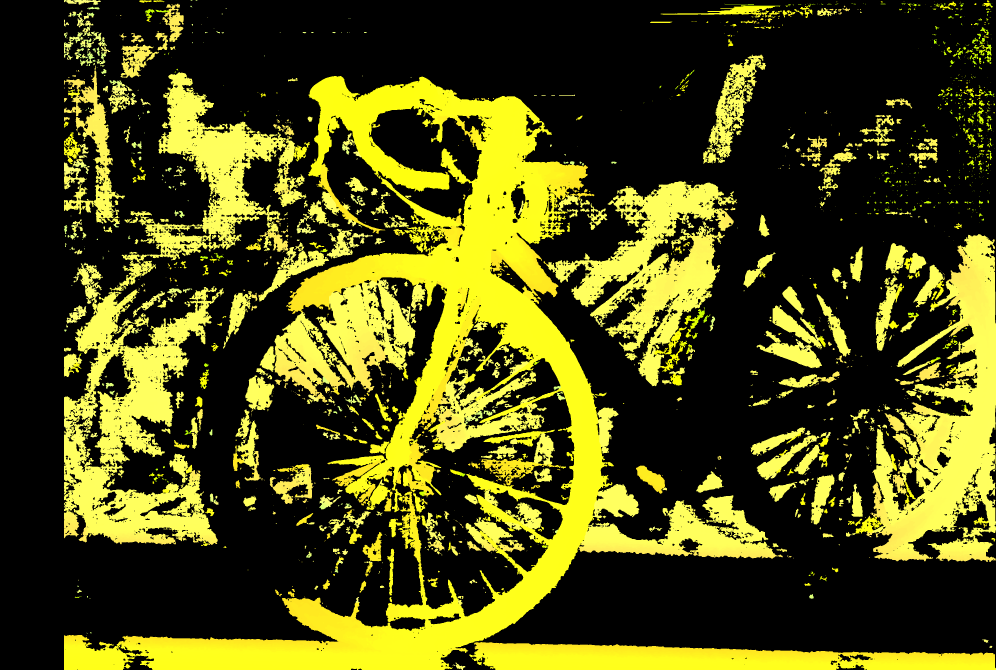
#> input picture main/down/img_0_uint8_2008x2988x3.png, 2988 x 2008 px, given in place of video.mp4, which was not available (shown at 1/3 size)
$ python temp.py
#> lines starting #> are read from the running program, lines starting #| are printed output that depends on the picture; after the words box and inside, x2 and y2 are one past the last pixel; in counts of white or black regions, pixels touching at a corner belong together; long printed decimals are rounded; pictures that were not available may be replaced by others from this repository, and a replacement may not be noted
### main/tools/disparity_map.py
import cv2
import numpy as np

from config import (
    MODE,

    FOCAL_LENGTH,
    BASELINE,
    DISPARITY_OFFSET,

    LEFT_IMAGE,
    RIGHT_IMAGE )


# =========================
# SGBM CONFIG
# =========================
stereo = cv2.StereoSGBM_create(
    minDisparity      = 0,
    numDisparities    = 16 * 8,     # 192 — must be divisible by 16
    blockSize         = 5,
    P1                = 8  * 3 * 5 ** 2,
    P2                = 32 * 3 * 5 ** 2,
    disp12MaxDiff     = 1,
    uniquenessRatio   = 10,
    speckleWindowSize = 100,
    speckleRange      = 32,
    mode              = cv2.STEREO_SGBM_MODE_SGBM,   # faster than default MODE_HH
)

def disparity_n_depth_map(
    left:    np.ndarray,
    right:   np.ndarray,
    colored: bool = False,
    scale:   float = 0.8,
    gray: bool = False

):
    """
    Compute disparity and metric depth map.

    Speed knobs
    -----------
    scale : resize both frames before SGBM, then upscale result back.
            0.5 => ~4x fewer pixels -> big FPS boost with small quality loss.
    """
    h, w = left.shape[:2]

    if gray:
        left = cv2.cvtColor(left, cv2.COLOR_BGR2GRAY)
        right = cv2.cvtColor(right, cv2.COLOR_BGR2GRAY)
    if scale != 1.0:
        dsize  = (int(w * scale), int(h * scale))
        left = cv2.resize(left, dsize, interpolation=cv2.INTER_LINEAR)
        right = cv2.resize(right, dsize, interpolation=cv2.INTER_LINEAR)

    disparity = stereo.compute(left, right).astype(np.float32) / 16.0

    if scale != 1.0:
        disparity = cv2.resize(disparity, (w, h), interpolation=cv2.INTER_LINEAR)
        disparity /= scale

    # ── Depth ──────────────────────────────────────────────────────────────────
    valid_mask = disparity > 0
    depth = np.zeros_like(disparity, dtype=np.float32)
    depth[valid_mask] = (FOCAL_LENGTH * BASELINE) / (
        disparity[valid_mask] + DISPARITY_OFFSET
    )
    depth[~np.isfinite(depth)] = 0

    # Normalize disparity for display
    disparity_display = cv2.normalize(
        disparity,
        None,
        0,
        255,
        cv2.NORM_MINMAX
    ).astype(np.uint8)

    if colored:
        # Apply color map
        disparity_display = cv2.applyColorMap(
            disparity_display,
            cv2.COLORMAP_JET
        )


    return disparity_display, depth

# [35 lines left out: function automatic_grabcut, not called in this run]

### main/temp.py
from time import time
import cv2
import numpy as np
from tools.disparity_map import disparity_n_depth_map

kernel = np.ones((5, 5), np.uint8)


def add_HSV_filter(frame):
    blur = cv2.GaussianBlur(frame, (7, 7), 0)
    hsv = cv2.cvtColor(blur, cv2.COLOR_BGR2HSV)

    mask = cv2.inRange(hsv, (0, 80, 50), (179, 255, 255))
    mask = cv2.morphologyEx(mask, cv2.MORPH_OPEN, kernel, iterations=1)
    mask = cv2.morphologyEx(mask, cv2.MORPH_CLOSE, kernel, iterations=2)

    return mask


def find_object(frame, mask):
    contours, _ = cv2.findContours(
        mask.copy(),
        cv2.RETR_EXTERNAL,
        cv2.CHAIN_APPROX_SIMPLE
    )

    if not contours:
        return None, None

    c = max(contours, key=cv2.contourArea)

    if cv2.contourArea(c) < 300:
        return None, None

    x, y, w, h = cv2.boundingRect(c)
    center = (x + w // 2, y + h // 2)

    cv2.rectangle(frame, (x, y), (x + w, y + h), (0, 255, 255), 2)
    cv2.circle(frame, center, 5, (0, 0, 0), -1)

    return center, ((x, y), (x + w, y + h))


cap = cv2.VideoCapture("assest/video.mp4")

frame_count = 0
start = time()

while True:
    frame_count += 1

    ret, frame = cap.read()
#> frame is the input picture: shape (2008, 2988, 3); mean B, G, R 19.6, 76.8, 77.6
    if not ret:
        break

    h, w = frame.shape[:2]
    half = w // 2

    frame_left = frame[:, :half]
    frame_right = frame[:, half:]

    mask_left = add_HSV_filter(frame_left)
#> in add_HSV_filter, `mask = cv2.inRange(hsv, (0, 80, 50), (179, 255, 255))`:
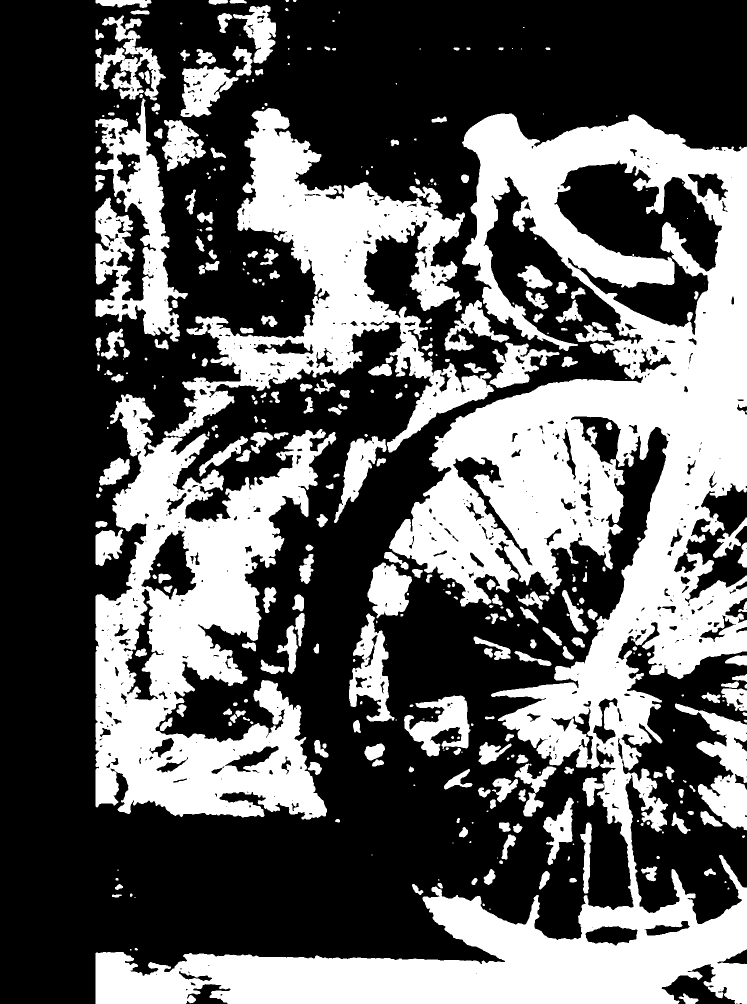
#> mask: shape (2008, 1494) (shown at 1/2 size); 37.2% white; 398 white regions (106 under 20 px), largest, box (x1, y1, x2, y2) and area: (191, 227, 1494, 2008) 593024, (191, 788, 673, 1639) 196266, (328, 216, 988, 905) 129293
    mask_right = add_HSV_filter(frame_right)

    center_r, box_r = find_object(frame_right, mask_right)
#> in find_object, `contours, _ = cv2.findContours( mask.copy(), cv2.RETR_EXTERNAL, cv2.CH..`: contours = 170 contours, 15 with area under 20; largest, box (x1, y1, x2, y2) and area: (0, 287, 855, 1897) 396920, (1023, 702, 1494, 1686) 234954, (136, 543, 716, 1159) 163752, (0, 1928, 1494, 2008) 90900, (614, 164, 804, 490) 25990
#> in find_object, `c = max(contours, key=cv2.contourArea)`: c = contour of 1821 points, box (x1, y1, x2, y2) (0, 287, 855, 1897), area 396920
#> in find_object, `x, y, w, h = cv2.boundingRect(c)`: x = 0; y = 287; w = 855; h = 1610
#> in find_object, `center = (x + w // 2, y + h // 2)`: center = (427, 1092)
#> in find_object, `cv2.rectangle(frame, (x, y), (x + w, y + h), (0, 255, 255), 2)`:
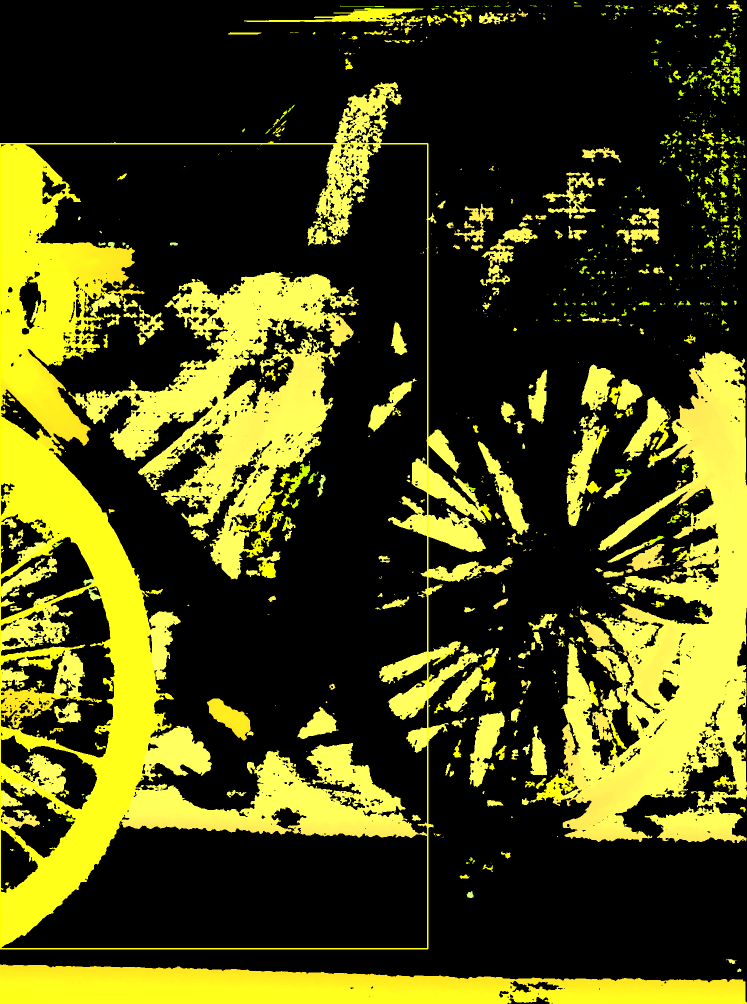
#> frame: shape (2008, 1494, 3) (shown at 1/2 size); mean B, G, R 18.7, 72.2, 72.9
#> center_r = (427, 1092); box_r = ((0, 287), (855, 1897))
    center_l, _ = find_object(frame_left, mask_left)
#> in find_object (call 2), `contours, _ = cv2.findContours( mask.copy(), cv2.RETR_EXTERNAL, cv2.CH..`: contours = 115 contours, 4 with area under 20; largest, box (x1, y1, x2, y2) and area: (191, 216, 1494, 2008) 1129085, (191, 204, 375, 683) 47110, (1350, 1349, 1494, 1660) 18474, (362, 11, 552, 234) 14768, (191, 34, 330, 222) 11934
#> in find_object (call 2), `c = max(contours, key=cv2.contourArea)`: c = contour of 7853 points, box (x1, y1, x2, y2) (191, 216, 1494, 2008), area 1129085
#> in find_object (call 2), `x, y, w, h = cv2.boundingRect(c)`: x = 191; y = 216; w = 1303; h = 1792
#> in find_object (call 2), `center = (x + w // 2, y + h // 2)`: center = (842, 1112)
#> in find_object (call 2), `cv2.circle(frame, center, 5, (0, 0, 0), -1)`:
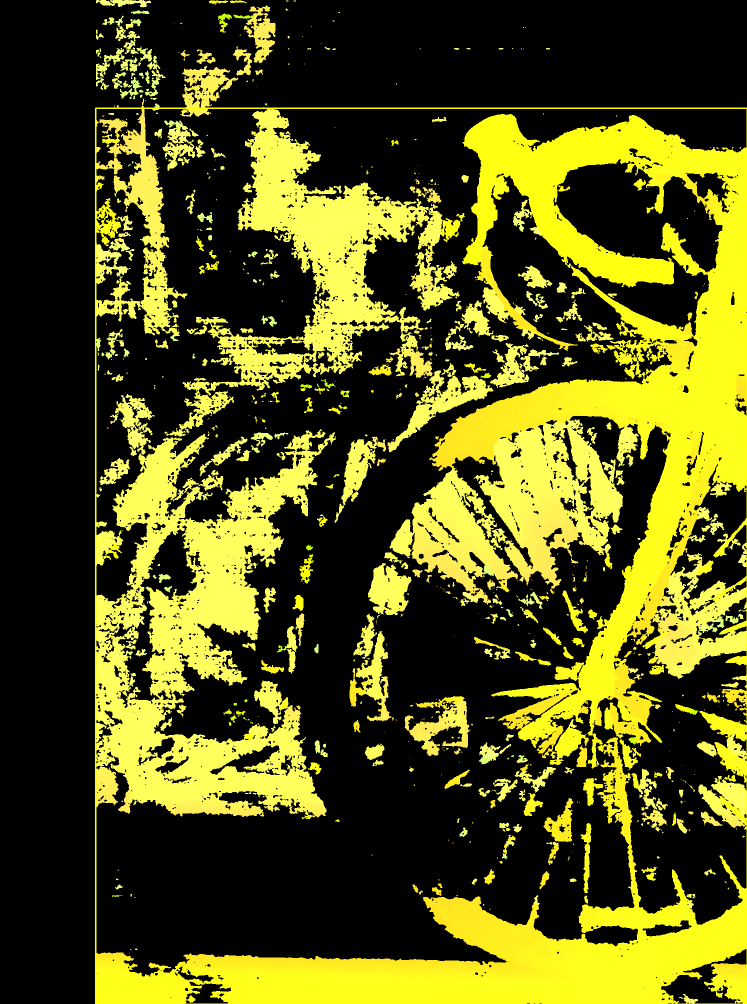
#> frame: shape (2008, 1494, 3) (shown at 1/2 size); mean B, G, R 20.4, 82.9, 84
#> center_l = (842, 1112)

    _, depth_map = disparity_n_depth_map(mask_left, mask_right, True)
#> in disparity_n_depth_map, `disparity_display = cv2.applyColorMap( disparity_display, cv2.COLORMAP..`:
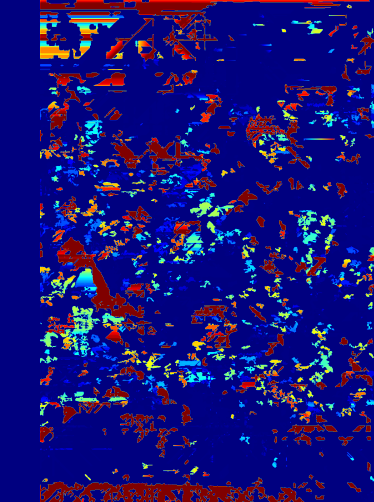
#> disparity_display: shape (2008, 1494, 3) (shown at 1/4 size); mean B, G, R 120.6, 18.1, 25

    if center_r is None or center_l is None:
        cv2.putText(
            frame_right,
            "TRACKING LOST",
            (75, 50),
            cv2.FONT_HERSHEY_SIMPLEX,
            0.7,
            (0, 0, 255),
            2
        )

    else:
        (x1, y1), (x2, y2) = box_r
#> x1 = 0; y1 = 287; x2 = 855; y2 = 1897

        roi = depth_map[y1:y2, x1:x2]
        roi_mask = mask_right[y1:y2, x1:x2]
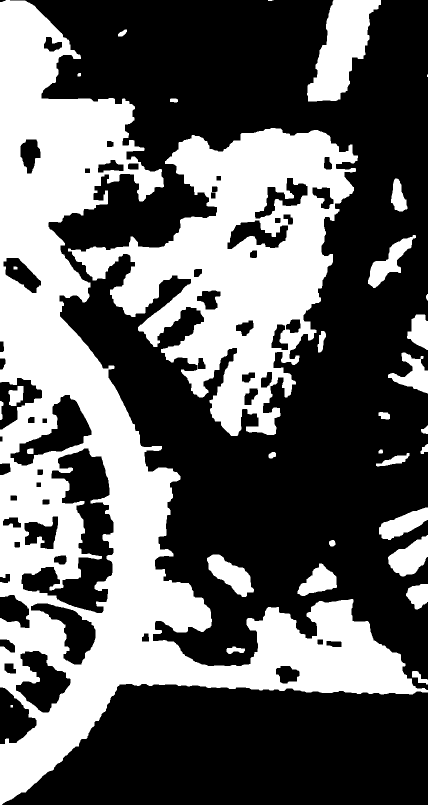
#> roi_mask: shape (1610, 855) (shown at 1/2 size); 39.1% white; 33 white regions (2 under 20 px), largest, box (x1, y1, x2, y2) and area: (0, 0, 855, 1610) 340412, (136, 256, 716, 872) 151655, (614, 0, 762, 203) 16177

        values = roi[roi_mask > 0]
        values = values[np.isfinite(values)]
        values = values[values > 0]

        depth = np.percentile(values, 50) if values.size else None
#> depth = 69.66

        cv2.putText(
            frame_right,
            f"Distance: {round(depth, 2) if depth else 'NaN'} cm",
            (200, 50),
            cv2.FONT_HERSHEY_SIMPLEX,
            0.7,
            (124, 252, 0),
            2
        )

        print("Depth:", depth)
#| Depth: 69.656

    cv2.imshow("RIGHT CAMERA", frame_right)

    if cv2.waitKey(1) & 0xFF == ord("q"):
#> (key q is pressed here)
        elapsed = time() - start

        print(
            f"\nFrames: {frame_count}"
            f"\nTime: {elapsed:.2f}s"
            f"\nFPS: {frame_count / elapsed:.2f}"
        )
        break

cv2.destroyAllWindows()

$ run again, on main/down/img_1_uint8_2008x2988x3.png
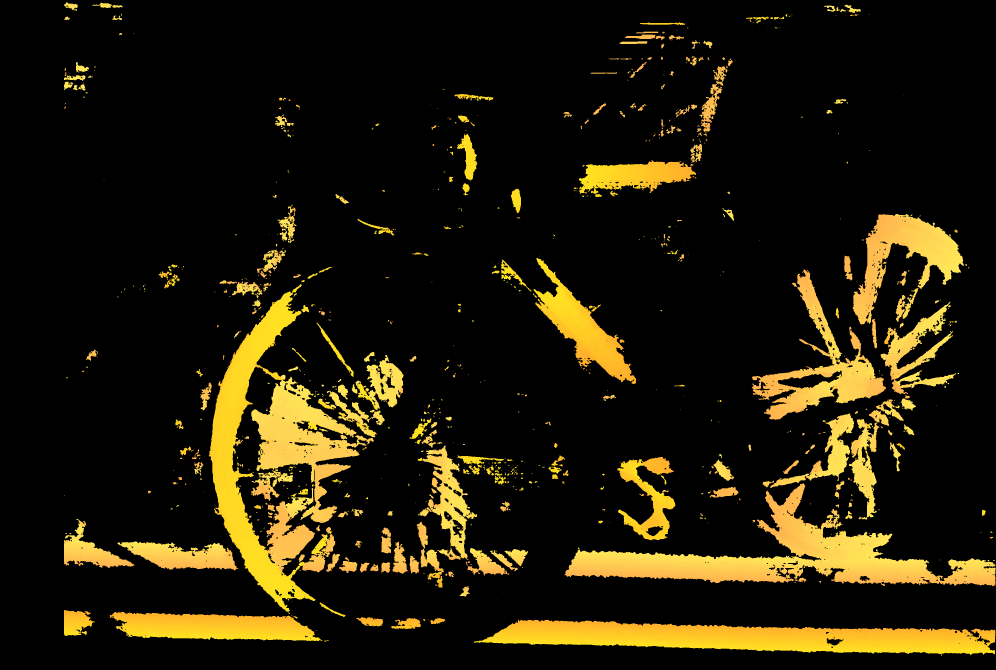
#> input picture main/down/img_1_uint8_2008x2988x3.png, 2988 x 2008 px, given in place of video.mp4, which was not available (shown at 1/3 size)
#> frame is the input picture: shape (2008, 2988, 3); mean B, G, R 8.5, 27.5, 34
#> hsv: shape (2008, 1494, 3); mean H, S, V 3.6, 30.2, 28.5
#> hsv: shape (2008, 1494, 3); mean H, S, V 4.5, 38.7, 39.5
#> in add_HSV_filter (call 2), `mask = cv2.morphologyEx(mask, cv2.MORPH_CLOSE, kernel, iterations=2)`:
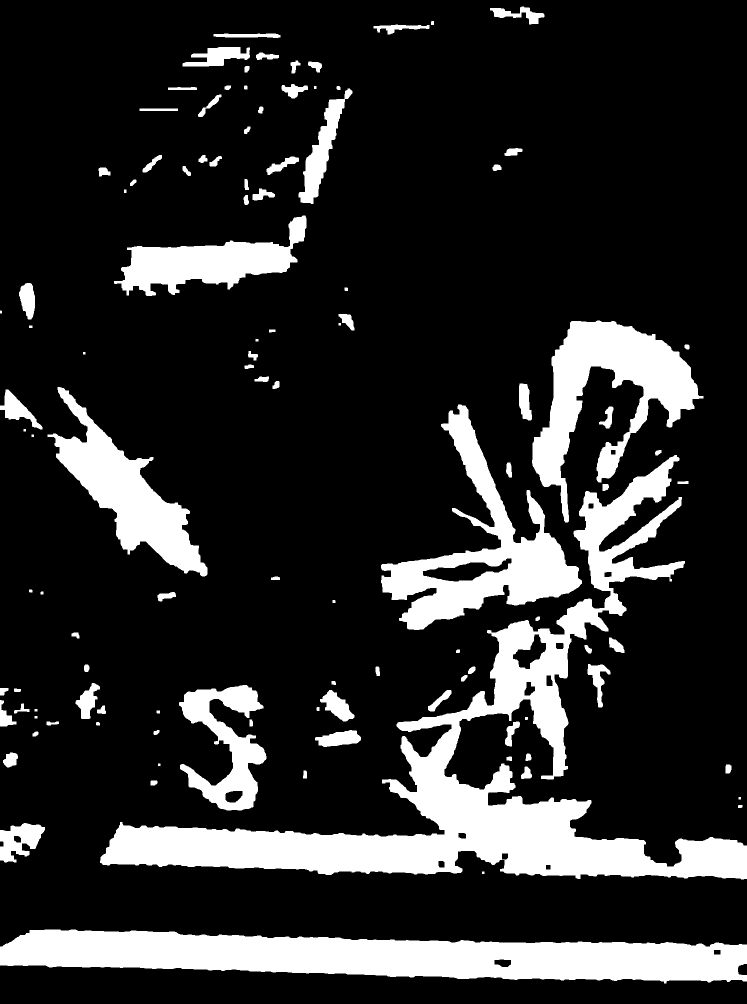
#> mask: shape (2008, 1494) (shown at 1/2 size); 17.4% white; 111 white regions
#> contours = 111 contours, 8 with area under 20; largest, box (x1, y1, x2, y2) and area: (200, 910, 1494, 1759) 185066, (0, 1859, 1494, 1967) 105018, (762, 809, 1164, 1260) 54234, (1064, 641, 1407, 1045) 47824, (95, 774, 415, 1153) 36333
#> c = contour of 2334 points, box (x1, y1, x2, y2) (200, 910, 1494, 1759), area 185066
#> in find_object, `x, y, w, h = cv2.boundingRect(c)`: x = 200; y = 910; w = 1294; h = 849
#> center = (847, 1334)
#> box_r = ((200, 910), (1494, 1759))
#> contours = 107 contours, 8 with area under 20; largest, box (x1, y1, x2, y2) and area: (626, 840, 1211, 1836) 249368, (1017, 1256, 1432, 1764) 46274, (329, 1835, 963, 1924) 41279, (352, 1624, 712, 1711) 19684, (191, 1560, 403, 1704) 12070
#> center_l = (918, 1338)
#> valid_mask: shape (2008, 1494) bool; 19.1% white; 610 white regions (100 under 20 px), largest, box (x1, y1, x2, y2) and area: (159, 1644, 947, 2008) 106936, (159, 78, 573, 492) 61325, (159, 11, 1076, 79) 46888
#> x1 = 200; y1 = 910; x2 = 1494; y2 = 1759
#> `roi_mask = mask_right[y1:y2, x1:x2]`:
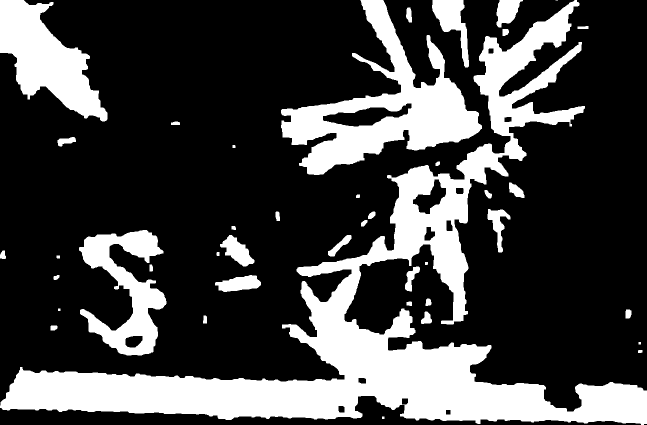
#> roi_mask: shape (849, 1294) (shown at 1/2 size); 26.8% white; 42 white regions (1 under 20 px), largest, box (x1, y1, x2, y2) and area: (0, 0, 1294, 849) 185162, (562, 0, 964, 350) 47159, (0, 0, 215, 243) 25572
#> `depth = np.percentile(values, 50) if values.size else None`: depth = 39.77
#| Depth: 39.773
